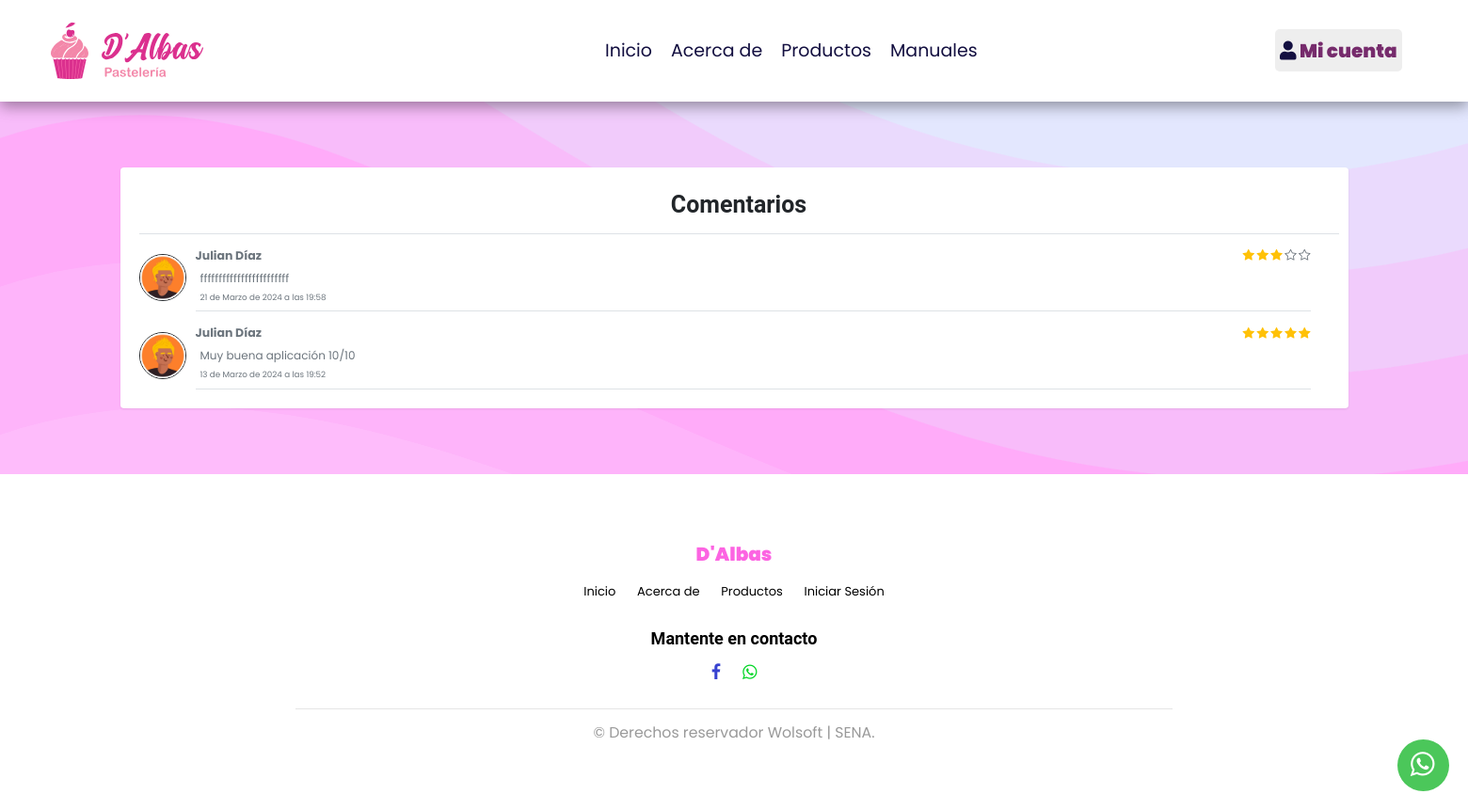
Page /mostrarComentarios/ on the committed database.
### app_DAlbas/models.py (models this page shows, shortened)
class Comentarios(models.Model):
    contenidoComentario = models.TextField(db_comment="Contenido del comentario")
    usuarioComentario = models.ForeignKey(settings.AUTH_USER_MODEL,related_name="comentario_usuario",default=None,on_delete=models.PROTECT,db_comment="FK del usuario que escribe el comentario")
    fechaHoraCreacion  = models.DateTimeField(auto_now_add=True,db_comment="Fecha y hora del registro")
    fechaHoraActualizacion = models.DateTimeField(auto_now=True,db_comment="Fecha y hora última actualización")
    puntajeComentario = models.IntegerField(default=0,
                validators=[
                    MaxValueValidator(5),
                    MinValueValidator(0),
                ],db_comment="Puntaje de 1 a 5")

class User(AbstractUser):
    fotoUsuario = models.ImageField(upload_to=f"usuarios/",null=True,blank=True,db_comment="Foto del Usuario")
    tipoUsuario = models.CharField(max_length=15,choices=TIPO_USUARIOS,db_comment="Nombre del Tipo de usuario")
    estadoUsuario = models.CharField(max_length=10,choices=ESTADOS_USUARIOS,default='Activo',db_comment="Estado de los usuarios, deben estar activos para poder ingresar")
    fechaHoraCreacion  = models.DateTimeField(auto_now_add=True,db_comment="Fecha y hora del registro")
    fechaHoraActualizacion = models.DateTimeField(auto_now=True,db_comment="Fecha y hora última actualización")

### app_DAlbas/views.py (the view)
# urls.py: path('mostrarComentarios/',views.mostrarComentarios),
def mostrarComentarios(request):
    comentarios = Comentarios.objects.all().order_by('-fechaHoraCreacion')
    paginator = Paginator(comentarios, 10)
    page_number = request.GET.get('page')
    page_obj = paginator.get_page(page_number)
    context = {
        'page_obj': page_obj
    }
    return render(request, 'verComentarios.html', context)

### app_DAlbas/Carrito.py (called while the page is built)
    def obtener_cantidad_total(self):
        total_cantidad = 0
        for producto_id, item in self.carrito.items():
            total_cantidad += item['cantidad']
        return total_cantidad

### app_DAlbas/context_processor.py (called while the page is built, shortened)
def totalCarrito(request):
    total = 0
    return {"total_carrito": total}

def cantidad_productos_carrito(request):
    carrito = Carrito(request)
    cantidad_productos = carrito.obtener_cantidad_total()
    return {'cantidad_productos_carrito': cantidad_productos}

### app_DAlbas/templates/verComentarios.html (shortened to what this page needs)
{% extends "index.html" %}
{% block encabezado %}
{% include "encabezado.html" %}
{% endblock %}
{% block contenido %}
{% load static %}
<br><br>
<main class="container-lg pt-5 pb-5">
    <div class="my-3 p-3 bg-body rounded shadow-sm">
        <h6 class="border-bottom pb-4 text-center fw-bold mt-4 mb-0 display-6 ms-3">Comentarios</h6>
        {% for comentario in page_obj %}
        <div class="d-flex text-muted pt-3 ms-3 me-5 align-items-start">
            {% if comentario.usuarioComentario %}
            <div class="text-center me-3 align-self-center">
                <img src="{{ comentario.usuarioComentario.fotoUsuario.url }}" alt="Foto de usuario" width="50" height="50"
                    class="rounded-circle border border-dark">
            </div>
            <div class="pb-2 mb-0 small lh-lg border-bottom flex-grow-1">
                <div class="d-flex justify-content-between">
                    <strong class="text-gray-dark me-4 fs-5">{{ comentario.usuarioComentario.first_name }} {{ comentario.usuarioComentario.last_name }}</strong>
                    <div class="star-rating">
                        {% for star in "*****" %}
                        {% if forloop.counter <= comentario.puntajeComentario %}
                        <span class="bi bi-star-fill fs-5 text-warning"></span>
                        {% else %}
                        <span class="bi bi-star fs-5"></span>
                        {% endif %}
                        {% endfor %}
                    </div>
                </div>
                <span class="d-block ms-2 " style="font-size: 12px;  padding-right: 10px;">{{ comentario.contenidoComentario }}</span>
                <span class="d-block ms-2">{{ comentario.fechaHoraCreacion }}</span>
            </div>
            {% else %}
            <p>No se encontró información de usuario para este comentario.</p>
            {% endif %}
        </div>
        {% endfor %}
    </div>
</main>
<br><br>
{% endblock %}
{% block footer %}
{% include "footer.html" %}
{% endblock %}

### app_DAlbas/static/css/style.css (style rules this page uses)
:root { --orange: #F26699; --black: #130f40; --light-color: #762b6c; --with: #F2F2F2; --pink-pastel: #F285AD; --pink: #D9145C; --box-shadow: 0 .5rem 1.5rem rgba(0, 0, 0, 0.384); --border: .2rem solid rgba(0, 0, 0, .1); --outline: .1rem solid rgba(0, 0, 0, .1); --outline-hover: .2rem solid var(--light-color); }
* { font-family: 'Poppins', sans-serif; margin: 0; padding: 0; box-sizing: border-box; outline: none; border: none; text-decoration: none; transition: all .2s linear; }
html { font-size: 62.5%; overflow-x: hidden; scroll-behavior: smooth; scroll-padding-top: 7rem; }
body { background-color: #FCD3FF; background-attachment: fixed; background-size: cover; }
.d-flex { display: flex !important; }
.align-items-start { align-items: flex-start !important; }
h1, h2, h3, h4, h5, h6, .h1, .h2, .h3, .h4, .h5, .h6 { font-family: "Roboto", -apple-system, BlinkMacSystemFont, "Segoe UI", Roboto, "Helvetica Neue", Arial, "Noto Sans", sans-serif, "Apple Color Emoji", "Segoe UI Emoji", "Segoe UI Symbol", "Noto Color Emoji"; }

### rows in the picture
Comentarios: usuarioComentario.fotoUsuario (picture), usuarioComentario.first_name "Julian", usuarioComentario.last_name "Díaz", puntajeComentario 3 (drawn), contenidoComentario "ffffffffffffffffffffffff", fechaHoraCreacion "21 de Marzo de 2024 a las 19:58"
Comentarios: usuarioComentario.fotoUsuario (picture), usuarioComentario.first_name "Julian", usuarioComentario.last_name "Díaz", puntajeComentario 5 (drawn), contenidoComentario "Muy buena aplicación 10/10", fechaHoraCreacion "13 de Marzo de 2024 a las 19:52"
